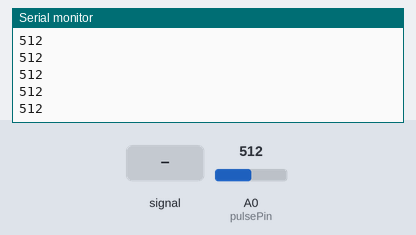
Simulated run of this sketch. Board: Arduino Uno, built with avr-gcc and run on an emulated ATmega328P. Parts: the last lines printed to the serial monitor. Inputs (shaded band) come from the test bench; at power-on: A0 (pulsePin) = 512.

Above: at 1.2 s.
1.3 s: A0 (pulsePin) fed a 200 Hz sine of ±81 counts around its level
At 1.8 s:
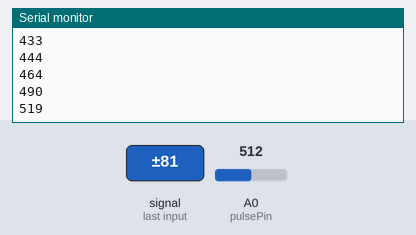
2.8 s: A0 (pulsePin) set to 716
At 3.5 s:
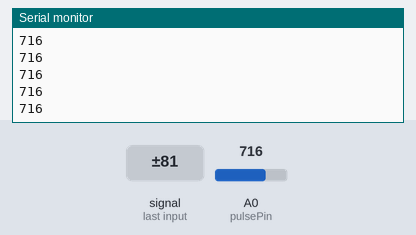
4.3 s: A0 (pulsePin) fed a 1000 Hz sine of ±255 counts around its level
5.8 s: A0 (pulsePin) set to 1023
At 6.6 s:
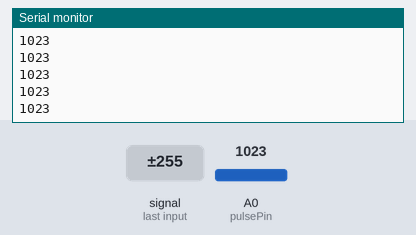
Timing chart, 0 to 8.3 s (numbered marks = the images above; inputs shaded):
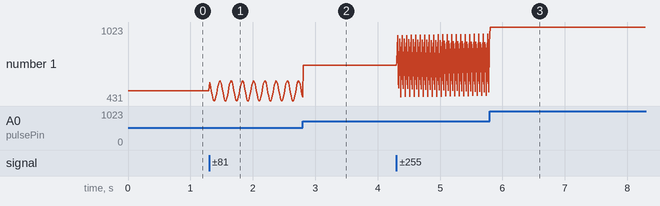

Measured:
- after the input at 1.3 s, the serial monitor: prints a new line at once (image 1)
- plotted number 1: 512 → 461 after the input at 1.3 s

The sketch:

heart-beat.ino
```cpp
int pulsePin = A0;
int pulseValue = 0;

void setup() {
  Serial.begin(9600);
}

void loop() {
  pulseValue = analogRead(pulsePin);  // Read fake heartbeat
  Serial.println(pulseValue);         // Print to Serial Monitor
  delay(10);                          // Small delay
}
```
